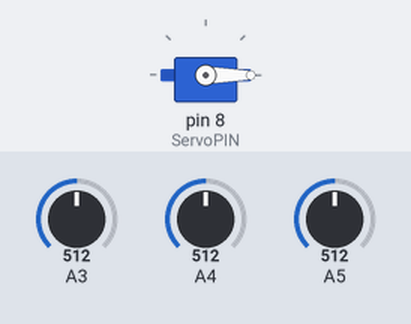
A sketch run on a simulated Arduino Uno, built with avr-gcc and run on an emulated ATmega328P. Shown: servo. The inputs (shaded band) are chosen by the test bench; at power-on: A5 = 512, A3 = 512, A4 = 512.

Above: at 1.8 s.
1.9 s: A5 set to 537
3.4 s: A5 set to 567
At 4.8 s:
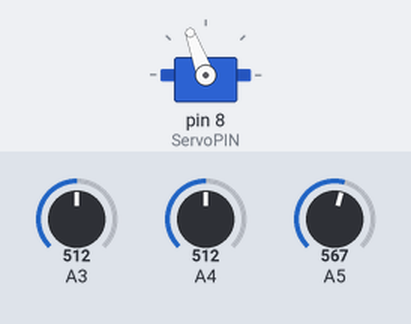
7.5 s: A3 set to 565
At 10.1 s:
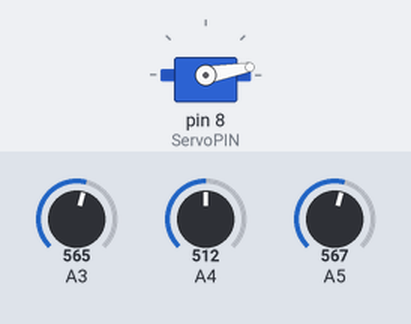
10.5 s: A3 set to 536
At 12.4 s:
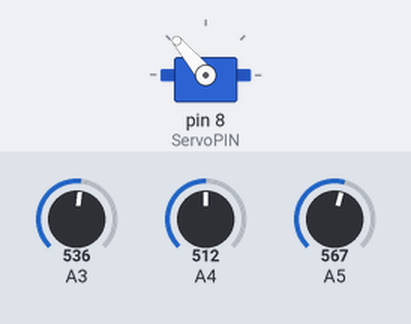
14.6 s: A3 set to 716
At 16.7 s:
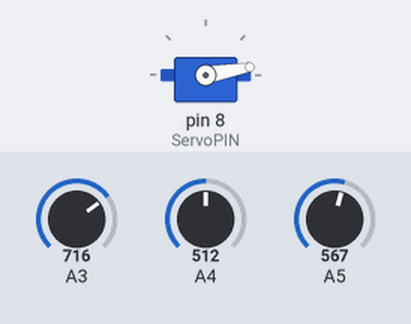
Timing chart, 0 to 18.2 s (numbered marks = the images above; inputs shaded):
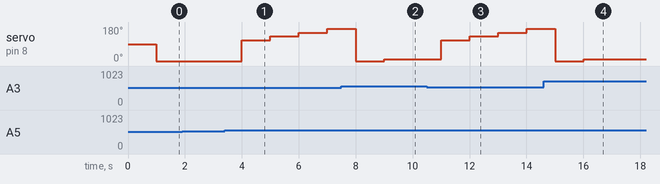

Measured:
- the behaviour switches between 554 and 555 on A5 (found by bisection; images 0 and 1)
- the behaviour switches between 555 and 554 on A3 (found by bisection; images 2 and 3)
- after the input at 1.9 s, every drawn part: stays the same
- after the input at 3.4 s, servo on pin 8 (ServoPIN): 0° → 110° after 0.60 s, → 130° 1.0 s later, → 150° 1.0 s later, → 170° 1.0 s later
- after the input at 7.5 s, servo on pin 8 (ServoPIN): 170° → 0° after 0.50 s, → 10° 1.0 s later
- after the input at 10.5 s, servo on pin 8 (ServoPIN): 10° → 110° after 0.51 s, → 130° 1.0 s later, → 150° 1.0 s later, → 170° 1.0 s later
- after the input at 14.6 s, servo on pin 8 (ServoPIN): 170° → 0° after 0.41 s, → 10° 1.0 s later

The sketch:

photoresistorServo.ino
```cpp
#include <Servo.h>

#define ServoPIN 8

Servo servo;

int curPose = 0;

void setup() {
  // put your setup code here, to run once:
  Serial.begin(9600);
  servo.attach(ServoPIN);
  servo.write(0);
}

void loop() {
  // put your main code here, to run repeatedly:
  int sens1 = analogRead(A3);
  int sens2 = analogRead(A4);
  int sens3 = analogRead(A5);

  if (sens1 < 555 && sens2 < 555 && sens3 < 555){
    servo.write(90-curPose);
    curPose = 90;
  }
  else{
    if (sens1 < 555 && sens2 < 555){
      curPose+=20;
      servo.write(curPose);

    }
    else if (sens2 < 555 && sens3 < 555){
      curPose+=20;
      servo.write(120-curPose);
    }
    else if (sens1 < 555 && sens2 > 555 && sens3 > 555){
      curPose-=10;
      servo.write(0);
      curPose = 0;
    }
    else if (sens1 > 555 && sens2 < 555 && sens3 > 555){
      curPose-=10;
      servo.write(90-curPose);
      curPose = 90;
    }
    else if (sens1 > 555 && sens2 > 555 && sens3 < 555){
      servo.write(180);
      curPose = 180;
    }
  }


  delay(1000);
}
```
